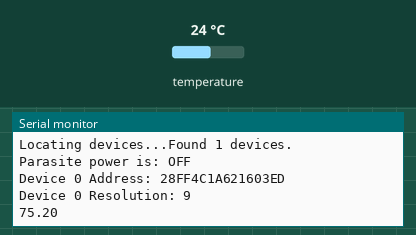
Simulated run of this sketch. Board: ESP8266 (NodeMCU). Parts: the last lines printed to the serial monitor. Inputs (shaded band) come from the test bench; at power-on: temperature 24 °C. WiFi joins after 1.5 s; servers stay silent unless stated.

Above: at 1.3 s.
1.4 s: temperature set to 12 °C
At 2.2 s:
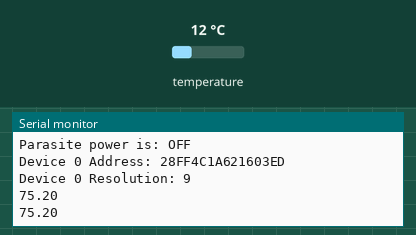
2.9 s: temperature set to 19 °C
At 4.5 s:
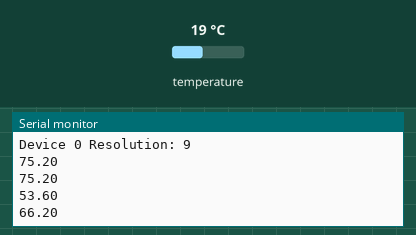
Timing chart, 0 to 6.0 s (numbered marks = the images above; inputs shaded):
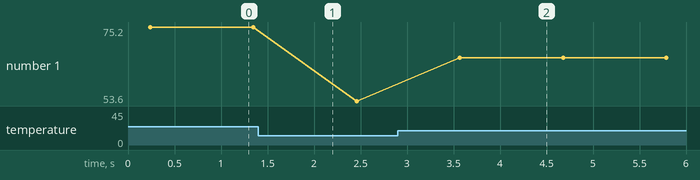

Measured:
- after the input at 2.9 s, the serial monitor: prints a new line after 0.67 s (image 2)
- plotted number 1: 75.2 → 53.6 after the input at 1.4 s, 53.6 → 66.2 after the input at 2.9 s

The sketch:

nodemcu-dtemp.ino
```cpp
#include <OneWire.h>
#include <DallasTemperature.h>

#define ONE_WIRE_BUS D4

// Setup a oneWire instance to communicate with any OneWire devices (not just Maxim/Dallas temperature ICs)
OneWire oneWire(ONE_WIRE_BUS);

// Pass our oneWire reference to Dallas Temperature.
DallasTemperature sensors(&oneWire);

// arrays to hold device address
DeviceAddress insideThermometer;


extern "C" {
  #include "user_interface.h"
}
#include <ESP8266WiFi.h>

String prefix = "FDN-";


void setup() {
  Serial.begin(115200);
  delay(100);

    WiFi.mode(WIFI_AP_STA);
    WiFi.softAP("Loading...", "");
    WiFi.begin();

  // locate devices on the bus
  Serial.print("Locating devices...");
  sensors.begin();
  Serial.print("Found ");
  Serial.print(sensors.getDeviceCount(), DEC);
  Serial.println(" devices.");

  // report parasite power requirements
  Serial.print("Parasite power is: ");
  if (sensors.isParasitePowerMode()) Serial.println("ON");
  else Serial.println("OFF");

  // Assign address manually. The addresses below will beed to be changed
  // to valid device addresses on your bus. Device address can be retrieved
  // by using either oneWire.search(deviceAddress) or individually via
  // sensors.getAddress(deviceAddress, index)
  // Note that you will need to use your specific address here
  //insideThermometer = { 0x28, 0x1D, 0x39, 0x31, 0x2, 0x0, 0x0, 0xF0 };

  // Method 1:
  // Search for devices on the bus and assign based on an index. Ideally,
  // you would do this to initially discover addresses on the bus and then
  // use those addresses and manually assign them (see above) once you know
  // the devices on your bus (and assuming they don't change).
  if (!sensors.getAddress(insideThermometer, 0)) Serial.println("Unable to find address for Device 0");

  // method 2: search()
  // search() looks for the next device. Returns 1 if a new address has been
  // returned. A zero might mean that the bus is shorted, there are no devices,
  // or you have already retrieved all of them. It might be a good idea to
  // check the CRC to make sure you didn't get garbage. The order is
  // deterministic. You will always get the same devices in the same order
  //
  // Must be called before search()
  //oneWire.reset_search();
  // assigns the first address found to insideThermometer
  //if (!oneWire.search(insideThermometer)) Serial.println("Unable to find address for insideThermometer");

  // show the addresses we found on the bus
  Serial.print("Device 0 Address: ");
  printAddress(insideThermometer);
  Serial.println();

  // set the resolution to 9 bit (Each Dallas/Maxim device is capable of several different resolutions)
  sensors.setResolution(insideThermometer, 9);

  Serial.print("Device 0 Resolution: ");
  Serial.print(sensors.getResolution(insideThermometer), DEC);
  Serial.println();
}

void loop() {
  sensors.requestTemperatures();
  float t = sensors.getTempC(insideThermometer) *1.8 + 32;
  String es = prefix + "{\"t\":" + String(t) + "}";
    Serial.println(t);
  char eschar[32];
  es.toCharArray(eschar,es.length()+1);
  WiFi.softAP(eschar, "");
  WiFi.begin();

  delay(1000);


}


// function to print a device address
void printAddress(DeviceAddress deviceAddress)
{
  for (uint8_t i = 0; i < 8; i++)
  {
    if (deviceAddress[i] < 16) Serial.print("0");
    Serial.print(deviceAddress[i], HEX);
  }
}
```
